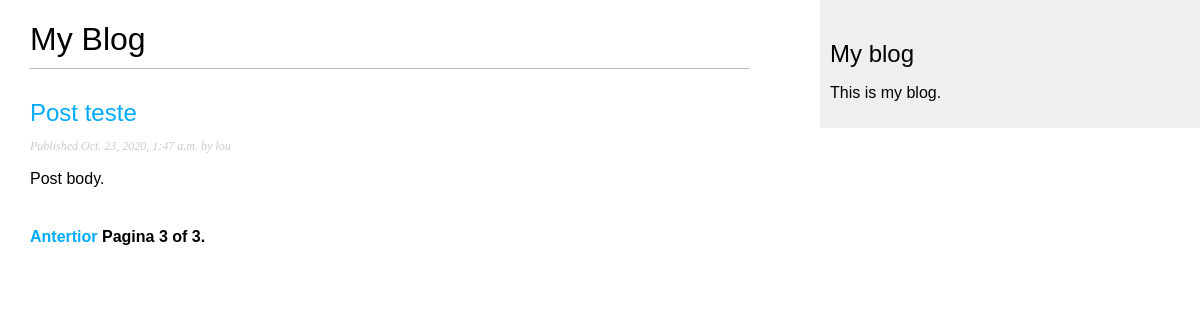
/blog_app/?page=3, run on the app's committed database.
### blog_app/models.py (models this page shows, shortened)
class Post(models.Model):
    ESCOLHA_STATUS = (
        ('rascunho', 'Rascunho'),
        ('publicado', 'Publicado'),
    )
    titulo = models.CharField(max_length=250) # ESSE CAMPO É PARA O TÍTULO DO POST
    slug = models.SlugField(max_length=250,   # ESSE CAMPO É PARA SER USADO NAS URLS.
                            unique_for_date='publicar') # SLUG É UM RÓTULO QUE CONTEM APENAS LETRAS, NÚMEROS ETC...
    autor = models.ForeignKey(User, # ESSE CAMPO DENIFE  RELAÇÃO many-to-one.
                            on_delete=models.CASCADE, # OU SEJA: CADA POST É ESCRITO POR APENAS UM USUÁRIO
                            related_name='blog_posts') # E UM USUÁRIO PODE ESCREVER QUALQUER NUMERO DE POSTS.
    body = models.TextField() # ESSE É  O CORPO DO POST. É UM CAMPO DE TEXT QUE É ENVIADO PARA A BASE DE DADOS SQL
    publicar = models.DateTimeField(default=timezone.now) # DateTimeField INDICA QUANDO FOI O POST
    criado = models.DateTimeField(auto_now_add=True) # INDICA QUANDO O POST FOI CRIADO
    atualizado = models.DateTimeField(auto_now=True) # INDICA A ULTIMA VEZ QUE O POST FOI ATUALIZADO
    status = models.CharField(max_length=10, # MOSTRA O STATUS DO POST
                                choices=ESCOLHA_STATUS,
                                default='rascunho')
    objetos = models.Manager() # MANAGER PADRÃO
    publicado = AdminPub() # MANAGER PERSONALIZADO
    class Meta: # ESSA CLASSE CONTÉM METADATA. DJANGO ORDENA OS RESULTADOS
        ordering = ('-publicar',) # PELO CAMPO DE PUBLICAÇÃO EM ORDEM DECRESCENTE
    def get_absolute_url(self):
        return reverse('blog_app:detalhe_post',
                        args=[self.publicar.year,
                              self.publicar.month,
                              self.publicar.day, self.slug])

### blog_app/views.py (the view)
# urls.py: path('',views.PostListView.as_view(),name='lista_post'),
class PostListView(ListView):
    queryset = Post.publicado.all() #
    context_object_name = 'posts'
    paginate_by = 3
    template_name = 'blog_app/post/lista.html'

### blog_app/templates/blog_app/post/lista.html (shortened to what this page needs)
{% extends "blog_app/base.html" %}
{% block content %}
  <h1>My Blog</h1>
  {% for post in posts %}
    <h2>
      <a href="{{ post.get_absolute_url }}">
      {{ post.titulo }}
      </a>
    </h2>
    <p class="date">
      Published {{ post.publicar }} by {{ post.autor }}
    </p>
    {{ post.body|truncatewords:30|linebreaks }}
  {% endfor %}
  {% include "pagination.html" with page=page_obj %} <!LIST VIEW DE DJANGO PASSA A PAGINA SELECIONADA EM UMA VARIAVEL CHAMAD page_obj-->
{% endblock %}

### blog_app/static/blog_app/css/blog.css (style rules this page uses)
body { margin:0; padding:0; font-family:helvetica, sans-serif; }
a { color:#00abff; text-decoration:none; }
h1 { font-weight:normal; border-bottom:1px solid #bbb; padding:0 0 10px 0; }
h2 { font-weight:normal; margin:30px 0 0; }
p.date { color:#ccc; font-family: georgia, serif; font-size: 12px; font-style: italic; }

### data on the page
Post: titulo "Post teste", publicar "Oct. 23, 2020, 1:47 a.m.", autor "lou", body "Post body."

### other printed values
{{ page.number }} "3"
{{ page.paginator.num_pages }} "3"
